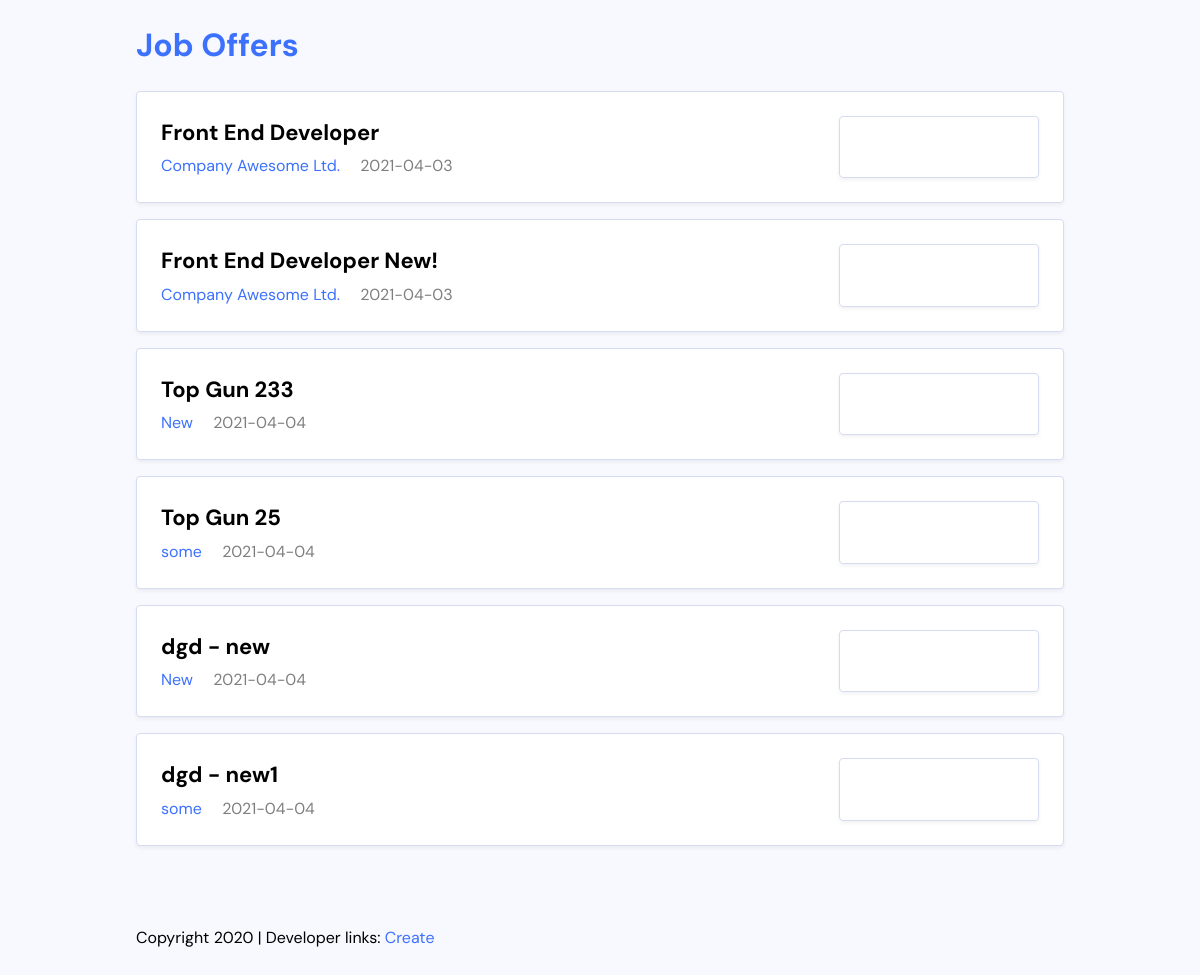
The page / on the database its author committed.
### tables this page shows
CREATE TABLE `offers` (
  `id` int(11) NOT NULL,
  `title` varchar(255) NOT NULL,
  `description` varchar(8192) NOT NULL,
  `company` varchar(255) NOT NULL,
  `salary` float NOT NULL,
  `createDate` date NOT NULL DEFAULT current_timestamp()
);

### index.php (the view, shortened to what this page needs)
<!DOCTYPE html>
<html lang="en">
<head>
    <link rel="stylesheet" href="./css/master.css">
</head>
<body>
    <div class="site-wrapper">
        <header class="site-header">
            <h1 class="site-title"><a href="#">Job Offers</a></h1>
        </header>
        <ul class="jobs-listing">
            <?php
                include("connection.php");
                $query = "select * from offers";
                $result = mysqli_query($con,$query);
                if($result && mysqli_num_rows($result) > 0)
                {
                    while($row = $result->fetch_assoc()) {
                        echo '<li class="job-card">
                        <div class="job-primary">
                            <h2 class="job-title"><a href="/jobs/single.php?id=' . $row["id"] . '">' . $row["title"] . '</a></h2>
                            <div class="job-meta">
                                <a class="meta-company" href="#">' . $row["company"] . '</a>
                                <span class="meta-date">' . $row["createDate"] . '</span>
                            </div>
                            </div>
                            <div class="job-logo">
                            <div class="job-logo-box">
                                <img src="https://i.imgur.com/ZbILm3F.png" alt="">
                            </div>
                        </div>
                        </li>';
                    };
                }
            ?>
        </ul>
        <footer class="site-footer">
            <p>Copyright 2020 | Developer links:
                <a href="/jobs/create.php">Create</a>
            </p>
        </footer>
    </div>
</body>
</html>

### css/master.css (style rules this page uses)
html { line-height: 1.15; -webkit-text-size-adjust: 100%; }
body { margin: 0; }
h1 { font-size: 2em; margin: 0.67em 0; }
a { background-color: transparent; }
html { -webkit-box-sizing: border-box; -moz-box-sizing: border-box; box-sizing: border-box; }
*, *:before, *:after { -webkit-box-sizing: inherit; -moz-box-sizing: inherit; box-sizing: inherit; }
:root { --color-base: #f8f9ff; --color-primary: #3c71fe; --color-separator: #d5dcef; --font-sans: "DM Sans", sans-serif; }
body { background: var(--color-base); font-family: var(--font-sans); line-height: 1.5; }
a { color: var(--color-primary); text-decoration: none; }
.site-wrapper { max-width: 58em; margin: 0 auto; }
.jobs-listing { margin: 0; padding: 0; }
.jobs-listing li { margin-bottom: 1em; }
.job-card { margin: 0; padding: 1.5em; list-style: none; background: white; border: 1px solid var(--color-separator); border-radius: 0.25em; box-shadow: 0px 2px 4px rgba(0, 0, 0, 0.06); display: flex; }
.job-card .job-primary { flex: 1 1 auto; }
.job-card .job-title { margin: 0; font-size: 1.375em; margin-bottom: 0.25em; }
.job-card .job-title a { color: black; }
.job-card .meta-date { opacity: 0.5; margin-left: 1em; }
.job-logo { flex: 0 0 12.5em; background: white; display: flex; align-items: stretch; justify-content: stretch; }
.job-logo-box { max-height: 7.875em; border: 1px solid var(--color-separator); border-radius: 0.25em; box-shadow: 0px 2px 4px rgba(0, 0, 0, 0.06); display: flex; align-items: center; justify-content: center; padding: 0.5em; width: 100%; }
.site-footer { margin-top: 5em; margin-bottom: 2em; }

### rows shown on the page
offers: title "Front End Developer", company "Company Awesome Ltd.", createDate "2021-04-03"
offers: title "Front End Developer New!", company "Company Awesome Ltd.", createDate "2021-04-03"
offers: title "Top Gun 233", company "New", createDate "2021-04-04"
offers: title "Top Gun 25", company "some", createDate "2021-04-04"
offers: title "dgd - new", company "New", createDate "2021-04-04"
offers: title "dgd - new1", company "some", createDate "2021-04-04"
